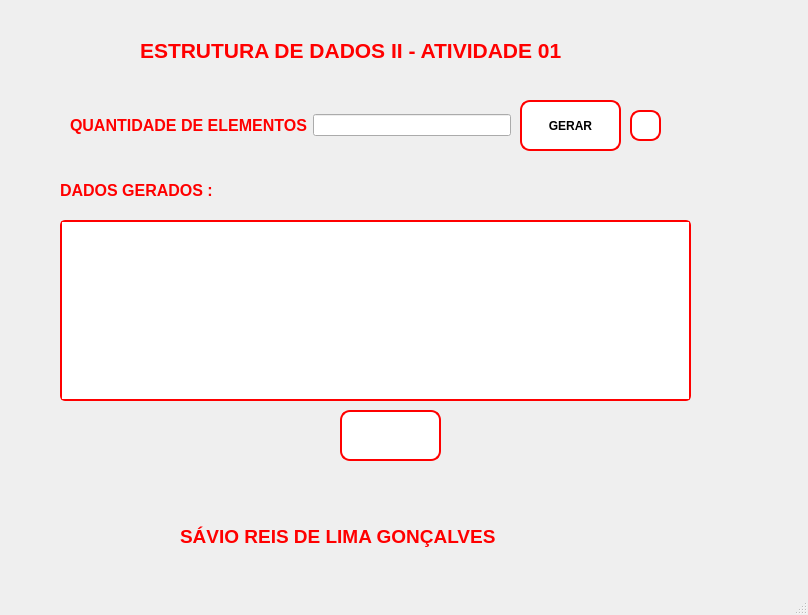
<?xml version="1.0" encoding="UTF-8"?>
<ui version="4.0">
 <class>MainWindow</class>
 <widget class="QMainWindow" name="MainWindow">
  <property name="geometry">
   <rect>
    <x>0</x>
    <y>0</y>
    <width>808</width>
    <height>615</height>
   </rect>
  </property>
  <property name="windowTitle">
   <string>ED2-1</string>
  </property>
  <property name="windowIcon">
   <iconset resource="Arquivos.qrc">
    <normaloff>:/new/Arquivos/Arquivos/crf-flamengo-3-1.png</normaloff>:/new/Arquivos/Arquivos/crf-flamengo-3-1.png</iconset>
  </property>
  <widget class="QWidget" name="centralwidget">
   <widget class="QLabel" name="label">
    <property name="geometry">
     <rect>
      <x>140</x>
      <y>10</y>
      <width>481</width>
      <height>81</height>
     </rect>
    </property>
    <property name="font">
     <font>
      <pointsize>16</pointsize>
      <bold>true</bold>
     </font>
    </property>
    <property name="text">
     <string>&lt;html&gt;&lt;head/&gt;&lt;body&gt;&lt;p&gt;&lt;span style=&quot; color:#ff0000;&quot;&gt;ESTRUTURA DE DADOS II - ATIVIDADE 01&lt;/span&gt;&lt;/p&gt;&lt;/body&gt;&lt;/html&gt;</string>
    </property>
   </widget>
   <widget class="QLabel" name="label_6">
    <property name="geometry">
     <rect>
      <x>10</x>
      <y>-70</y>
      <width>801</width>
      <height>651</height>
     </rect>
    </property>
    <property name="text">
     <string/>
    </property>
    <property name="pixmap">
     <pixmap resource="Arquivos.qrc">:/new/Arquivos/Arquivos/Fundo.jpg</pixmap>
    </property>
    <property name="scaledContents">
     <bool>true</bool>
    </property>
   </widget>
   <widget class="QLabel" name="label_4">
    <property name="geometry">
     <rect>
      <x>60</x>
      <y>170</y>
      <width>211</width>
      <height>41</height>
     </rect>
    </property>
    <property name="font">
     <font>
      <pointsize>12</pointsize>
      <bold>true</bold>
     </font>
    </property>
    <property name="text">
     <string>&lt;html&gt;&lt;head/&gt;&lt;body&gt;&lt;p&gt;&lt;span style=&quot; color:#ff0000;&quot;&gt;DADOS GERADOS :&lt;/span&gt;&lt;/p&gt;&lt;/body&gt;&lt;/html&gt;</string>
    </property>
   </widget>
   <widget class="QTextEdit" name="textEditSaida">
    <property name="geometry">
     <rect>
      <x>60</x>
      <y>220</y>
      <width>631</width>
      <height>181</height>
     </rect>
    </property>
    <property name="styleSheet">
     <string notr="true">border: 2px solid red;
border-radius: 5px;</string>
    </property>
   </widget>
   <widget class="QPushButton" name="pushButton">
    <property name="geometry">
     <rect>
      <x>520</x>
      <y>100</y>
      <width>101</width>
      <height>51</height>
     </rect>
    </property>
    <property name="font">
     <font>
      <bold>true</bold>
     </font>
    </property>
    <property name="styleSheet">
     <string notr="true">QPushButton {
    border-style: solid;
    border-width: 2px;
    border-color: red;
    border-radius: 10px;
    background-color: #ffffff;
}
QPushButton:pressed {
    border-color: blue;
    background-color: #cccccc;
}
</string>
    </property>
    <property name="text">
     <string>GERAR</string>
    </property>
    <property name="icon">
     <iconset resource="Arquivos.qrc">
      <normaloff>:/new/Arquivos/Arquivos/gear-solid.svg</normaloff>:/new/Arquivos/Arquivos/gear-solid.svg</iconset>
    </property>
    <property name="checkable">
     <bool>false</bool>
    </property>
    <property name="autoRepeat">
     <bool>false</bool>
    </property>
    <property name="autoExclusive">
     <bool>false</bool>
    </property>
    <property name="autoDefault">
     <bool>false</bool>
    </property>
    <property name="default">
     <bool>false</bool>
    </property>
    <property name="flat">
     <bool>false</bool>
    </property>
   </widget>
   <widget class="QPushButton" name="pushButtonApagar">
    <property name="geometry">
     <rect>
      <x>340</x>
      <y>410</y>
      <width>101</width>
      <height>51</height>
     </rect>
    </property>
    <property name="styleSheet">
     <string notr="true">border-style: solid;
border-width: 2px;
border-color: red;
border-radius: 10px; /* Raio para fazer o botão parecer redondo */
background-color: #ffffff; /* Cor de fundo não transparente */
</string>
    </property>
    <property name="text">
     <string/>
    </property>
    <property name="icon">
     <iconset resource="Arquivos.qrc">
      <normaloff>:/new/Arquivos/Arquivos/trash-solid.svg</normaloff>:/new/Arquivos/Arquivos/trash-solid.svg</iconset>
    </property>
   </widget>
   <widget class="QPushButton" name="pushButton_2">
    <property name="geometry">
     <rect>
      <x>630</x>
      <y>110</y>
      <width>31</width>
      <height>31</height>
     </rect>
    </property>
    <property name="styleSheet">
     <string notr="true">border-style: solid;
border-width: 2px;
border-color: red;
border-radius: 10px; /* Raio para fazer o botão parecer redondo */
background-color: #ffffff; /* Cor de fundo não transparente */
</string>
    </property>
    <property name="text">
     <string/>
    </property>
    <property name="icon">
     <iconset resource="Arquivos.qrc">
      <normaloff>:/new/Arquivos/Arquivos/trash-solid.svg</normaloff>:/new/Arquivos/Arquivos/trash-solid.svg</iconset>
    </property>
   </widget>
   <widget class="QWidget" name="horizontalLayoutWidget">
    <property name="geometry">
     <rect>
      <x>70</x>
      <y>110</y>
      <width>441</width>
      <height>31</height>
     </rect>
    </property>
    <layout class="QHBoxLayout" name="horizontalLayout">
     <item>
      <widget class="QLabel" name="label_2">
       <property name="text">
        <string>&lt;html&gt;&lt;head/&gt;&lt;body&gt;&lt;p&gt;&lt;span style=&quot; font-size:12pt; font-weight:700; color:#ff0000;&quot;&gt;QUANTIDADE DE ELEMENTOS&lt;/span&gt;&lt;/p&gt;&lt;/body&gt;&lt;/html&gt;</string>
       </property>
      </widget>
     </item>
     <item>
      <widget class="QLineEdit" name="lineEditElementos">
       <property name="styleSheet">
        <string notr="true"/>
       </property>
       <property name="text">
        <string/>
       </property>
      </widget>
     </item>
    </layout>
   </widget>
   <widget class="QWidget" name="horizontalLayoutWidget_2">
    <property name="geometry">
     <rect>
      <x>180</x>
      <y>520</y>
      <width>441</width>
      <height>33</height>
     </rect>
    </property>
    <layout class="QHBoxLayout" name="horizontalLayout_2">
     <item>
      <widget class="QLabel" name="label_3">
       <property name="font">
        <font>
         <pointsize>14</pointsize>
         <bold>true</bold>
         <underline>false</underline>
        </font>
       </property>
       <property name="text">
        <string>&lt;html&gt;&lt;head/&gt;&lt;body&gt;&lt;p&gt;&lt;span style=&quot; color:#ff0000;&quot;&gt;SÁVIO REIS DE LIMA GONÇALVES&lt;/span&gt;&lt;/p&gt;&lt;/body&gt;&lt;/html&gt;</string>
       </property>
      </widget>
     </item>
    </layout>
   </widget>
   <zorder>label_6</zorder>
   <zorder>label</zorder>
   <zorder>label_4</zorder>
   <zorder>textEditSaida</zorder>
   <zorder>pushButton</zorder>
   <zorder>pushButtonApagar</zorder>
   <zorder>pushButton_2</zorder>
   <zorder>horizontalLayoutWidget</zorder>
   <zorder>horizontalLayoutWidget_2</zorder>
  </widget>
  <widget class="QMenuBar" name="menubar">
   <property name="geometry">
    <rect>
     <x>0</x>
     <y>0</y>
     <width>808</width>
     <height>25</height>
    </rect>
   </property>
  </widget>
  <widget class="QStatusBar" name="statusbar"/>
 </widget>
 <resources>
  <include location="Arquivos.qrc"/>
 </resources>
 <connections/>
</ui>
